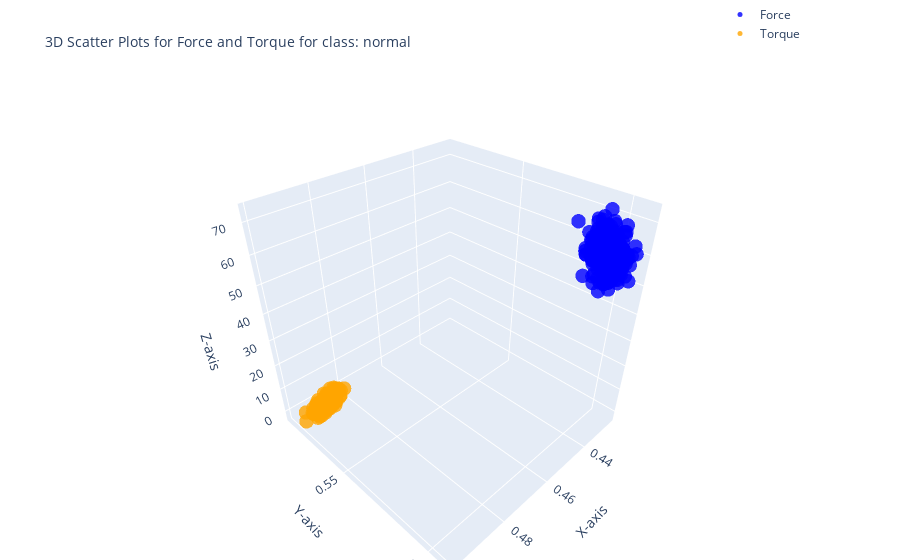

This figure's notebook cell:
### Code cell
import plotly.graph_objects as go
class_name = unique_classes[0]
df_fr_collision=class_dfs[class_name]
# 3D scatter plot for Force (Fx, Fy, Fz)
force_plot = go.Scatter3d(
    x=df_fr_collision['Fx'],
    y=df_fr_collision['Fy'],
    z=df_fr_collision['Fz'],
    mode='markers',
    marker=dict(size=5, color='blue', opacity=0.8),
    name='Force'
)

# 3D scatter plot for Torque (Tx, Ty, Tz)
torque_plot = go.Scatter3d(
    x=df_fr_collision['Tx'],
    y=df_fr_collision['Ty'],
    z=df_fr_collision['Tz'],
    mode='markers',
    marker=dict(size=5, color='orange', opacity=0.8),
    name='Torque'
)

# Create subplots
fig = go.Figure()

# Add Force plot
fig.add_trace(force_plot)
fig.add_trace(torque_plot)

# Layout settings
fig.update_layout(
    title='3D Scatter Plots for Force and Torque for class: ' + class_name,
    title_font=dict(size=14),  # Change the title font size
    scene=dict(
        xaxis_title='X-axis',
        yaxis_title='Y-axis',
        zaxis_title='Z-axis'
    ),
    legend=dict(x=0.8, y=1.2),
    margin=dict(l=0, r=0, b=0, t=40)
)

fig.show()

### Figure 1 — Plotly figure (JSON) as saved in the notebook; plotly's stock layout.template omitted (floating-point values rounded to 4 significant figures; data arrays with more than 128 entries replaced by an {"elided": "..."} marker saying what was removed)
{"data": [{"marker": {"color": "blue", "opacity": 0.8, "size": 5}, "mode": "markers", "name": "Force", "type": "scatter3d", "x": {"elided": "315 float values"}, "y": {"elided": "315 float values"}, "z": {"elided": "315 int values"}}, {"marker": {"color": "orange", "opacity": 0.8, "size": 5}, "mode": "markers", "name": "Torque", "type": "scatter3d", "x": {"elided": "315 float values"}, "y": {"elided": "315 float values"}, "z": {"elided": "315 int values"}}], "layout": {"legend": {"x": 0.8, "y": 1.2}, "margin": {"b": 0, "l": 0, "r": 0, "t": 40}, "scene": {"xaxis": {"title": {"text": "X-axis"}}, "yaxis": {"title": {"text": "Y-axis"}}, "zaxis": {"title": {"text": "Z-axis"}}}, "title": {"font": {"size": 14}, "text": "3D Scatter Plots for Force and Torque for class: normal"}}}
